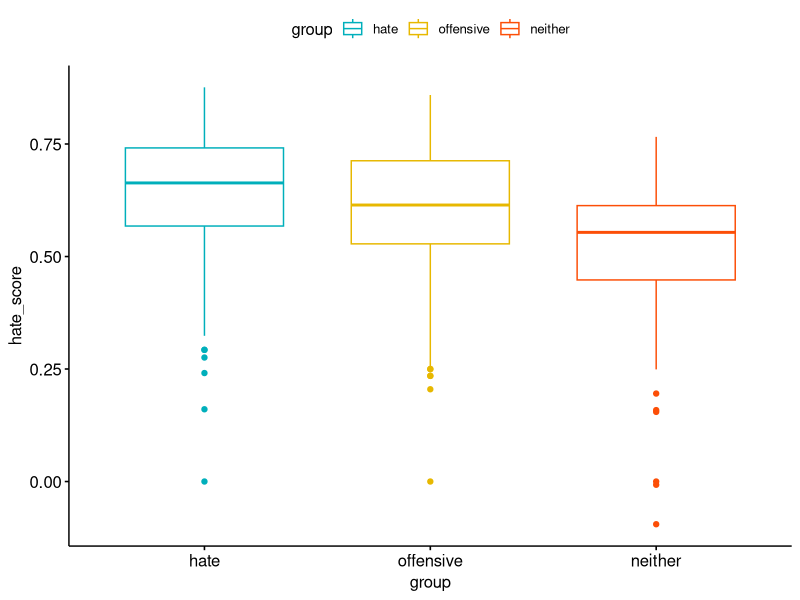
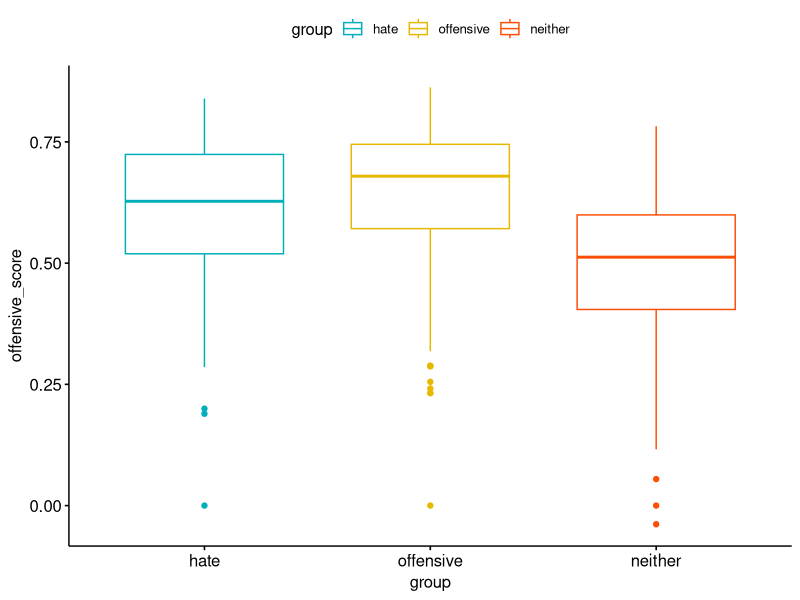
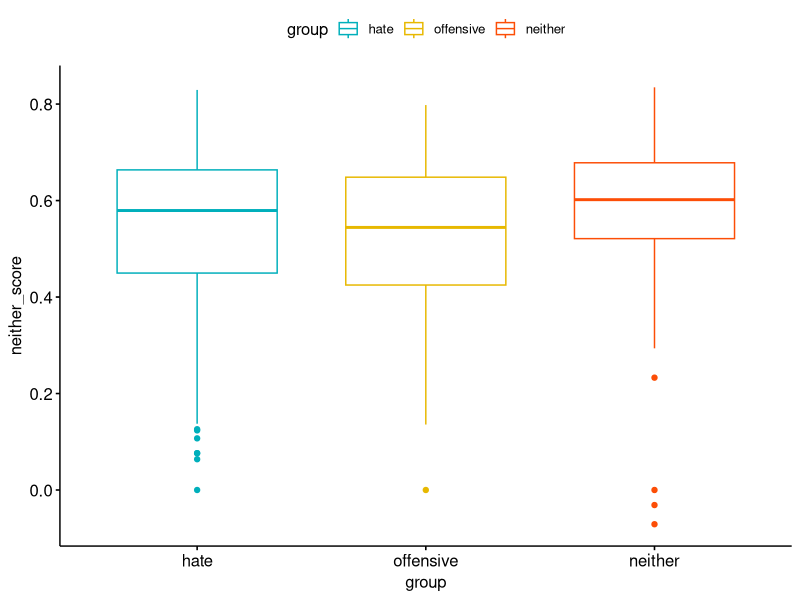
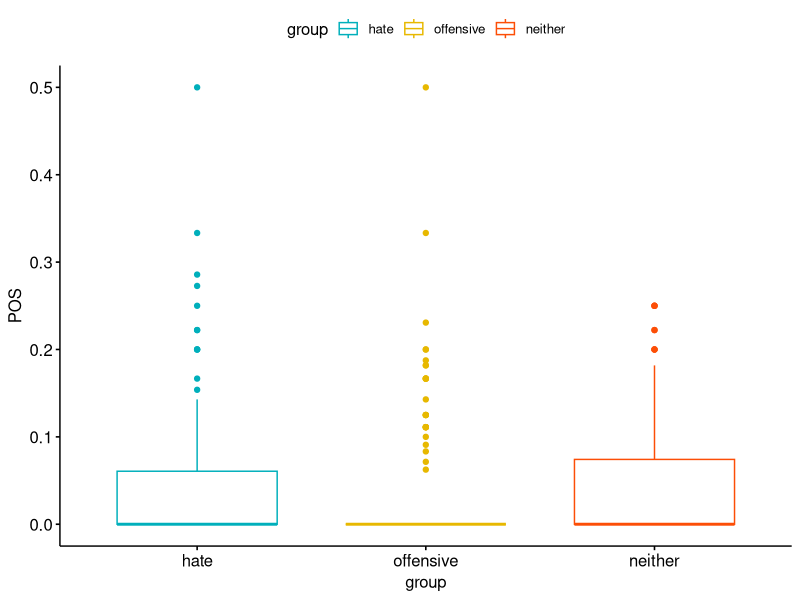
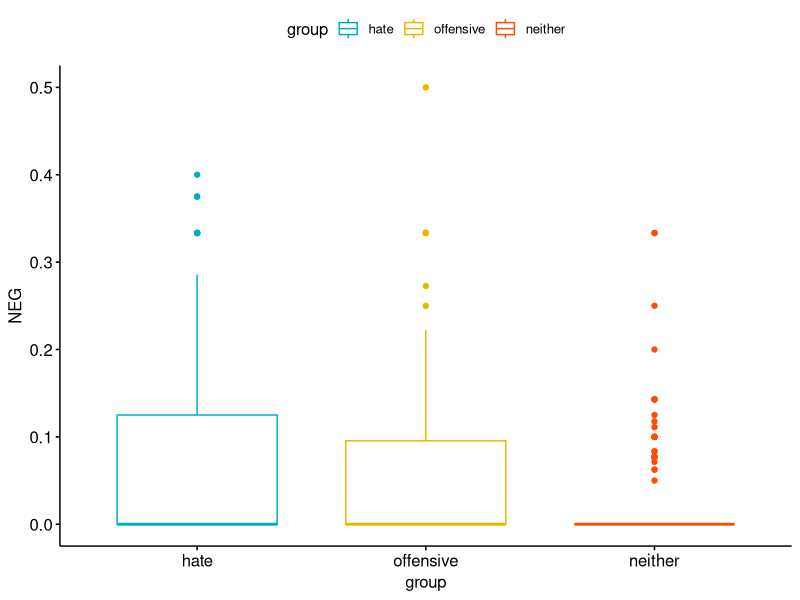
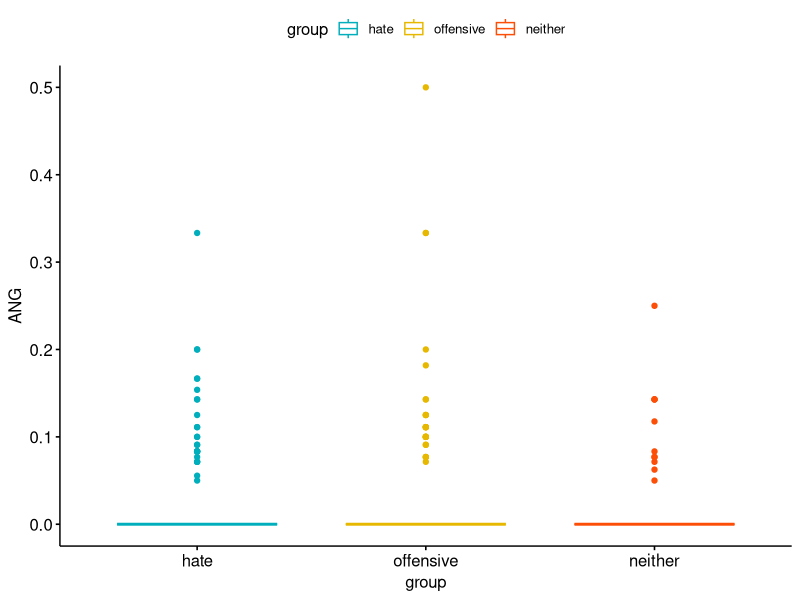

Generate these figures, in order, with R:
## ---- chunk 1
library(tidyverse)
library(ggpubr)
library(rstatix)
library(car)

setwd('E:/Li Zhixian/R_Files')
df <- read.csv('data_final_2024417.csv') #read the file
df <- df[complete.cases(df), ] #only complete cases are considered
#head(df) #look at the first lines of df to see if it is loaded correctly
## ---- chunk 2
ggboxplot(df, x = "group", y = "hate_score",
          color = "group", palette = c("#00AFBB", "#E7B800", "#FC4E07"))
## ---- chunk 3
# Build the linear model
model.h <- aov(hate_score ~ group, data = df)
summary(model.h)
## ---- chunk 4
pairwise.t.test(df$hate_score, df$group, p.adjust.method="bonf")
## ---- chunk 5
TukeyHSD(model.h)
## ---- chunk 6
ggboxplot(df, x = "group", y = "offensive_score",
          color = "group", palette = c("#00AFBB", "#E7B800", "#FC4E07"))
## ---- chunk 7
# Build the linear model
model.o <- aov(offensive_score ~ group, data = df)
summary(model.o)
## ---- chunk 8
pairwise.t.test(df$offensive_score, df$group, p.adjust.method="bonf")
## ---- chunk 9
TukeyHSD(model.o)
## ---- chunk 10
ggboxplot(df, x = "group", y = "neither_score",
          color = "group", palette = c("#00AFBB", "#E7B800", "#FC4E07"))
## ---- chunk 11
# Build the linear model
model.n <- aov(neither_score ~ group, data = df)
summary(model.n)
## ---- chunk 12
pairwise.t.test(df$neither_score, df$group, p.adjust.method="bonf")
## ---- chunk 13
TukeyHSD(model.n)
## ---- chunk 14
leveneTest(neither_score ~ group, data = df)
## ---- chunk 15
# Extract residuals
aov_residuals <- residuals(object = model.n)
# Run Shapiro-Wilk test
shapiro.test(x = aov_residuals)
## ---- chunk 16
model.hk <- kruskal.test(hate_score ~ group, data = df)
model.hk
## ---- chunk 17
model.ok <- kruskal.test(offensive_score ~ group, data = df)
model.ok
## ---- chunk 18
model.nk <- kruskal.test(neither_score ~ group, data = df)
model.nk
## ---- chunk 19
ggboxplot(df, x = "group", y = "POS",
          color = "group", palette = c("#00AFBB", "#E7B800", "#FC4E07"))
## ---- chunk 20
# Build the linear model
model.pos <- aov(POS ~ group, data = df)
summary(model.pos)
## ---- chunk 21
pairwise.t.test(df$POS, df$group, p.adjust.method="bonf")
## ---- chunk 22
model.posk <- kruskal.test(POS ~ group, data = df)
model.posk
## ---- chunk 23
ggboxplot(df, x = "group", y = "NEG",
          color = "group", palette = c("#00AFBB", "#E7B800", "#FC4E07"))
## ---- chunk 24
# Build the linear model
model.neg <- aov(NEG ~ group, data = df)
summary(model.neg)
## ---- chunk 25
pairwise.t.test(df$NEG, df$group, p.adjust.method="bonf")
## ---- chunk 26
TukeyHSD(model.neg)
## ---- chunk 27
model.negk <- kruskal.test(NEG ~ group, data = df)
model.negk
## ---- chunk 28
ggboxplot(df, x = "group", y = "ANG",
          color = "group", palette = c("#00AFBB", "#E7B800", "#FC4E07"))
## ---- chunk 29
# Build the linear model
model.ang <- aov(ANG ~ group, data = df)
summary(model.ang)
## ---- chunk 30
pairwise.t.test(df$ANG, df$group, p.adjust.method="bonf")
## ---- chunk 31
TukeyHSD(model.ang)
## ---- chunk 32
model.angk <- kruskal.test(ANG ~ group, data = df)
model.angk
